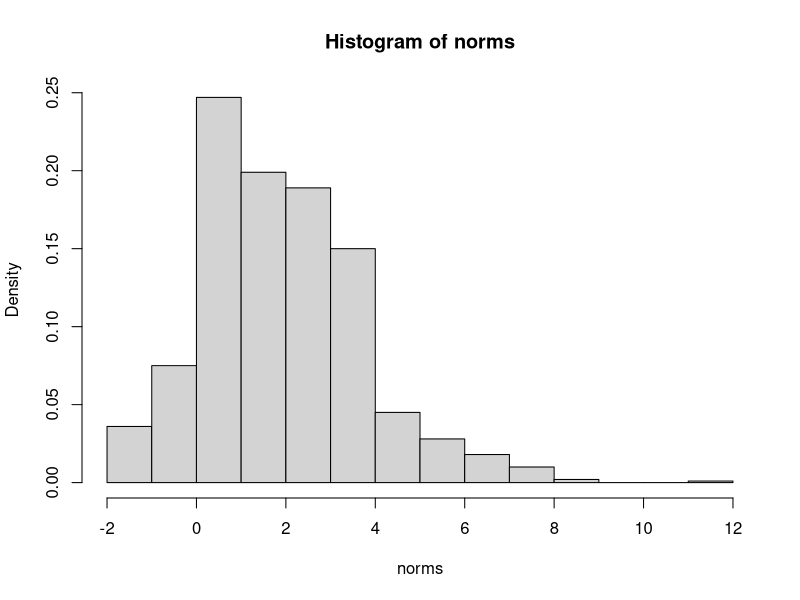
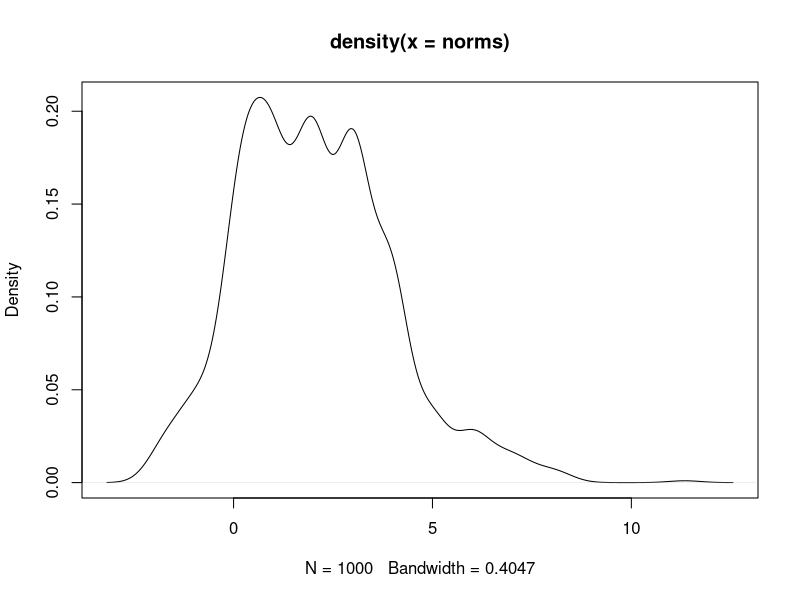
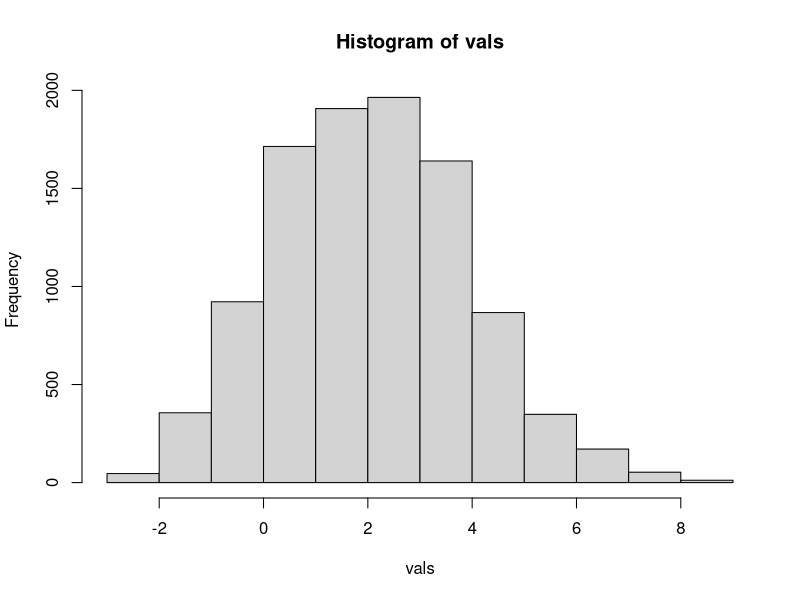
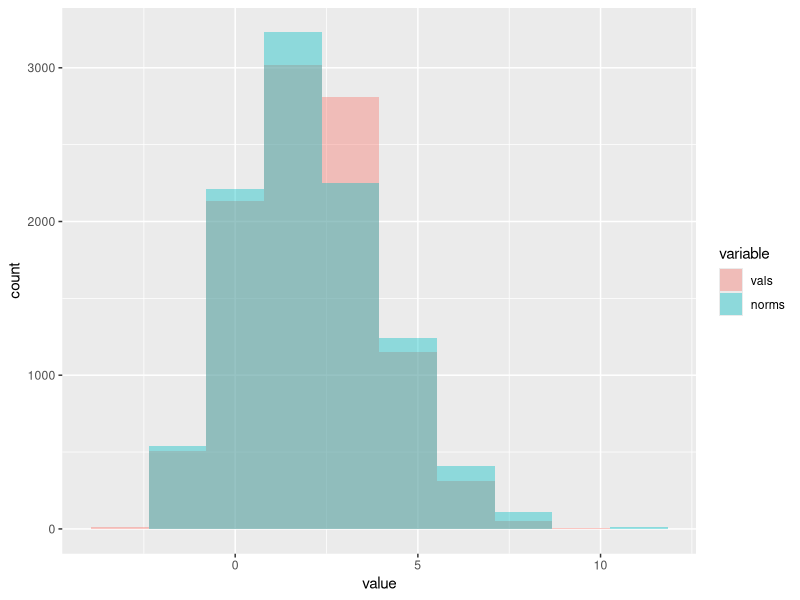

The R source for these figures, in order:
# Load necessary libraries
library(tidyverse)
library(reshape2)

# Set seed for reproducibility
set.seed(464)

# Initialize loop counter and storage for 10,000 values
i <- 1
vals <- numeric(10000)

# Initialize storage for 1,000 samples from a mixture of distributions
norms <- numeric(1000)

# Sample 1,000 values from a mixture of uniform, chi-squared, and Poisson distributions, set to resemble an unknown distribution.
for(i in 1:1000) {
  norms[i] <- sample(c(runif(1, -2, 4), rchisq(1, 2), rpois(1, 3)), 1)
}

# Plot a histogram of the sampled mixture values with density (probability) on the y-axis
hist(norms, freq = FALSE)

# Estimate the density of the mixture values
dens <- density(norms)
pdf <- approxfun(dens)

# Initialize loop counter and storage for another 10,000 values
i <- 1
vals <- numeric(10000)

# Generate 10,000 samples from the estimated mixture density using rejection sampling
while(i < 10000) {
  u <- runif(1)
  x <- rnorm(1, mean = 2, sd = sqrt(4))
  ratio <- pdf(x)/dnorm(x, mean = 2, sd = sqrt(4))
  if(!is.na(ratio) && u < ratio) {
    vals[i] <- x
    i <- i+1
  }
}

# Plot the estimated density of the sampled mixture values
plot(density(norms))

# Plot a histogram of the 10,000 values sampled from the estimated mixture density
hist(vals)

# Perform a Kolmogorov-Smirnov test comparing the sampled values to the original mixture values
ks.test(vals, norms)

# Combine the exponential and mixture values into a single data frame and reshape into long format
data <- data.frame(vals, norms) %>% melt()

# Create a side-by-side histogram of the exponential and mixture values using ggplot2
data %>% ggplot(aes(x = value, fill = variable)) +
  geom_histogram(position = "identity", alpha = 0.4, bins = 10)
